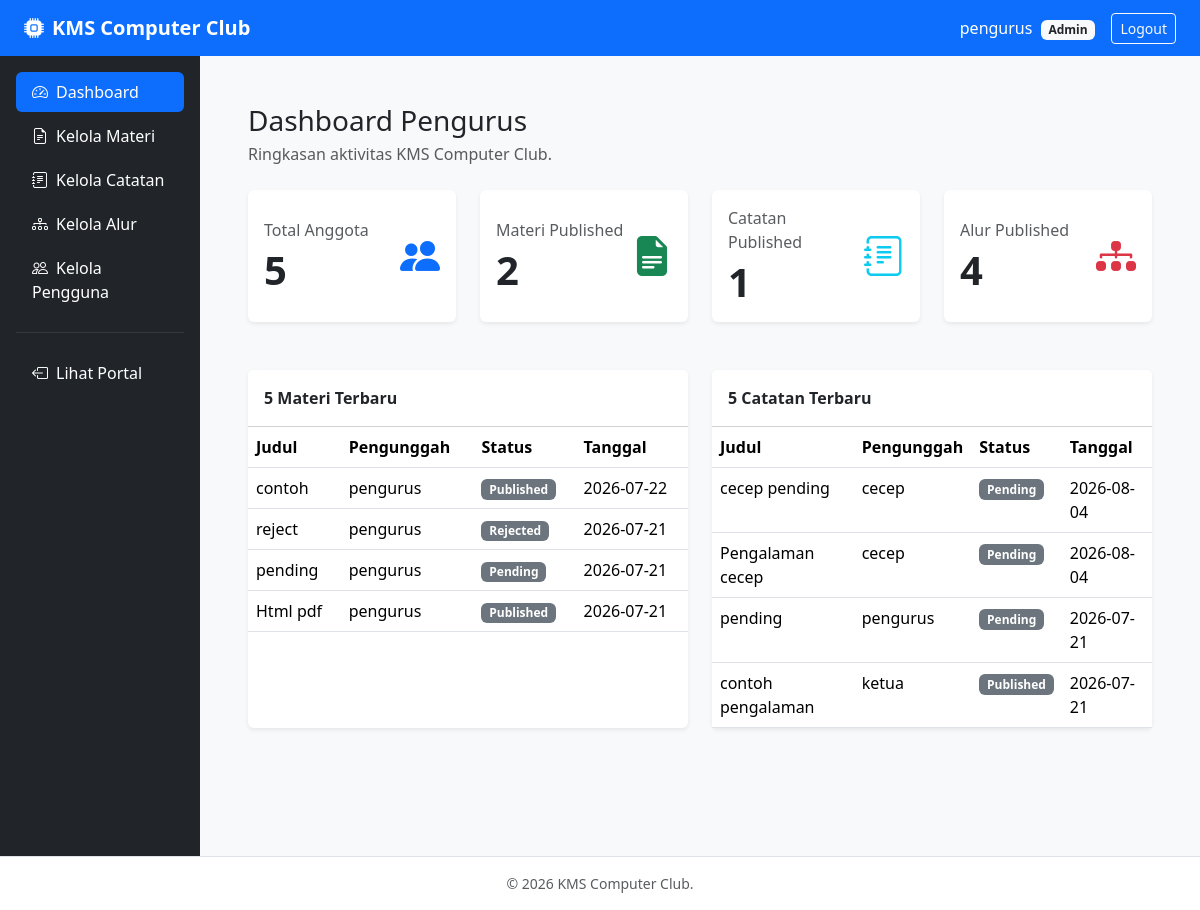
The page /admin/dashboard.php (signed in) on the database its author committed.
### tables this page shows
CREATE TABLE `arsip_materi` (
  `id_arsip` int(11) NOT NULL,
  `id_user` int(11) NOT NULL,
  `id_approver` int(11) DEFAULT NULL,
  `judul_dokumen` varchar(255) NOT NULL,
  `deskripsi` text DEFAULT NULL,
  `kategori` varchar(100) DEFAULT NULL,
  `file_path` varchar(255) DEFAULT NULL,
  `file_media` varchar(255) DEFAULT NULL,
  `link_tautan` varchar(255) DEFAULT NULL,
  `tags` varchar(255) DEFAULT NULL,
  `status` enum('Pending','Published','Rejected') DEFAULT 'Pending',
  `alasan_reject` text DEFAULT NULL,
  `tgl_unggah` date NOT NULL
);

CREATE TABLE `pengguna` (
  `id_user` int(11) NOT NULL,
  `nama_lengkap` varchar(150) NOT NULL,
  `kelas` varchar(50) NOT NULL,
  `username` varchar(100) NOT NULL,
  `password` varchar(255) NOT NULL,
  `kartu_pelajar` varchar(255) DEFAULT NULL,
  `status_akun` enum('Pending','Aktif','Ditolak') DEFAULT 'Pending',
  `alasan_masuk` text DEFAULT NULL,
  `role` enum('Super Admin','Admin','Anggota') NOT NULL DEFAULT 'Anggota'
);

CREATE TABLE `catatan_pengalaman` (
  `id_catatan` int(11) NOT NULL,
  `id_user` int(11) NOT NULL,
  `id_approver` int(11) DEFAULT NULL,
  `judul_kegiatan` varchar(255) NOT NULL,
  `jenis_kegiatan` enum('Lomba','Workshop','Pelatihan','Seminar') NOT NULL,
  `kategori` varchar(100) DEFAULT NULL,
  `pengalaman` text DEFAULT NULL,
  `kendala` text DEFAULT NULL,
  `solusi` text DEFAULT NULL,
  `gambar_dokumentasi` varchar(255) DEFAULT NULL,
  `link_tautan` varchar(255) DEFAULT NULL,
  `tags` varchar(255) DEFAULT NULL,
  `status` enum('Pending','Published','Rejected') DEFAULT 'Pending',
  `alasan_reject` text DEFAULT NULL,
  `tgl_unggah` date NOT NULL
);

### admin/dashboard.php (the view, shortened to what this page needs)
<?php
require_once '../config/koneksi.php';
$count = static fn(string $sql): int => (int)$conn->query($sql)->fetch()['total'];
$summary = [
    'anggota' => $count('SELECT COUNT(*) AS total FROM PENGGUNA'),
    'materi' => $count("SELECT COUNT(*) AS total FROM ARSIP_MATERI WHERE status='Published'"),
    'catatan' => $count("SELECT COUNT(*) AS total FROM CATATAN_PENGALAMAN WHERE status='Published'"),
    'alur' => $count("SELECT COUNT(*) AS total FROM ALUR_PEMBELAJARAN WHERE status='Published'")
];
$materi = $conn->query(
    'SELECT am.judul_dokumen, am.status, am.tgl_unggah, p.nama_lengkap
     FROM ARSIP_MATERI am
     JOIN PENGGUNA p ON p.id_user = am.id_user
     ORDER BY am.id_arsip DESC
     LIMIT 5'
)->fetchAll();
$catatan = $conn->query(
    'SELECT cp.judul_kegiatan, cp.status, cp.tgl_unggah, p.nama_lengkap
     FROM CATATAN_PENGALAMAN cp
     JOIN PENGGUNA p ON p.id_user = cp.id_user
     ORDER BY cp.id_catatan DESC
     LIMIT 5'
)->fetchAll();
include '../includes/header.php';
include '../includes/sidebar.php';
?>
<div class="mb-4">
    <h1 class="h3 mb-1">Dashboard Pengurus</h1>
    <p class="text-muted mb-0">Ringkasan aktivitas KMS Computer Club.</p>
</div>
<div class="row g-4 mb-5">
    <?php foreach ([
        ['anggota', 'Total Anggota', 'people-fill', 'primary'],
        ['materi', 'Materi Published', 'file-earmark-text-fill', 'success'],
        ['catatan', 'Catatan Published', 'journal-text', 'info'],
        ['alur', 'Alur Published', 'diagram-3-fill', 'danger']
    ] as [$key, $label, $icon, $color]): ?>
        <div class="col-sm-6 col-xl-3">
            <div class="card border-0 shadow-sm h-100">
                <div class="card-body d-flex justify-content-between align-items-center">
                    <div>
                        <p class="text-muted mb-1"><?= $label ?></p>
                        <p class="display-6 fw-bold mb-0"><?= $summary[$key] ?></p>
                    </div>
                    <i class="bi bi-<?= $icon ?> fs-1 text-<?= $color ?>"></i>
                </div>
            </div>
        </div>
    <?php endforeach; ?>
</div>
<div class="row g-4">
    <div class="col-xl-6">
        <div class="card border-0 shadow-sm h-100">
            <div class="card-header bg-white py-3 fw-semibold">5 Materi Terbaru</div>
            <div class="table-responsive">
                <table class="table table-hover mb-0">
                    <thead>
                        <tr>
                            <th>Judul</th>
                            <th>Pengunggah</th>
                            <th>Status</th>
                            <th>Tanggal</th>
                        </tr>
                    </thead>
                    <tbody>
                        <?php foreach ($materi as $row): ?>
                            <tr>
                                <td><?= htmlspecialchars($row['judul_dokumen']) ?></td>
                                <td><?= htmlspecialchars($row['nama_lengkap']) ?></td>
                                <td><span class="badge text-bg-secondary"><?= htmlspecialchars($row['status']) ?></span></td>
                                <td><?= htmlspecialchars($row['tgl_unggah']) ?></td>
                            </tr>
                        <?php endforeach; ?>
                    </tbody>
                </table>
            </div>
        </div>
    </div>
    <div class="col-xl-6">
        <div class="card border-0 shadow-sm h-100">
            <div class="card-header bg-white py-3 fw-semibold">5 Catatan Terbaru</div>
            <div class="table-responsive">
                <table class="table table-hover mb-0">
                    <thead>
                        <tr>
                            <th>Judul</th>
                            <th>Pengunggah</th>
                            <th>Status</th>
                            <th>Tanggal</th>
                        </tr>
                    </thead>
                    <tbody>
                        <?php foreach ($catatan as $row): ?>
                            <tr>
                                <td><?= htmlspecialchars($row['judul_kegiatan']) ?></td>
                                <td><?= htmlspecialchars($row['nama_lengkap']) ?></td>
                                <td><span class="badge text-bg-secondary"><?= htmlspecialchars($row['status']) ?></span></td>
                                <td><?= htmlspecialchars($row['tgl_unggah']) ?></td>
                            </tr>
                        <?php endforeach; ?>
                    </tbody>
                </table>
            </div>
        </div>
    </div>
</div>
<?php include '../includes/footer.php'; ?>

### includes/header.php (shortened to what this page needs)
<!doctype html>
<html lang="id">
<head>
  <link href="https://cdn.jsdelivr.net/npm/bootstrap@5.3.3/dist/css/bootstrap.min.css" rel="stylesheet">
  <link href="https://cdn.jsdelivr.net/npm/bootstrap-icons@1.11.3/font/bootstrap-icons.css" rel="stylesheet">
</head>
<body class="bg-light">
<nav class="navbar navbar-dark bg-primary">
  <div class="container-fluid px-4">
    <a class="navbar-brand fw-bold" href="dashboard.php"><i class="bi bi-cpu-fill me-2"></i>KMS Computer Club</a>
    <div class="d-flex align-items-center gap-3">
      <span class="text-white d-none d-sm-inline"><?= htmlspecialchars($_SESSION['nama_lengkap'] ?? 'Admin') ?> <span class="badge text-bg-light text-dark ms-1"><?= htmlspecialchars($_SESSION['role'] ?? '') ?></span></span>
      <a class="btn btn-sm btn-outline-light" href="../logout.php">Logout</a>
    </div>
  </div>
</nav>
<div class="container-fluid"><div class="row">

### includes/sidebar.php (shortened to what this page needs)
<?php $currentPage = basename($_SERVER['PHP_SELF']); ?>
<aside class="col-md-3 col-lg-2 bg-dark p-3 min-vh-100">
  <nav class="nav nav-pills flex-column gap-1">
    <a class="nav-link <?= $currentPage === 'dashboard.php' ? 'active' : 'text-white' ?>" href="dashboard.php"><i class="bi bi-speedometer2 me-2"></i>Dashboard</a>
    <a class="nav-link <?= $currentPage === 'kelola_materi.php' ? 'active' : 'text-white' ?>" href="kelola_materi.php"><i class="bi bi-file-earmark-text me-2"></i>Kelola Materi</a>
    <a class="nav-link <?= $currentPage === 'kelola_catatan.php' ? 'active' : 'text-white' ?>" href="kelola_catatan.php"><i class="bi bi-journal-text me-2"></i>Kelola Catatan</a>
    <a class="nav-link <?= in_array($currentPage, ['kelola_alur.php', 'detail_alur.php'], true) ? 'active' : 'text-white' ?>" href="kelola_alur.php"><i class="bi bi-diagram-3 me-2"></i>Kelola Alur</a>
    <a class="nav-link <?= $currentPage === 'user_management.php' ? 'active' : 'text-white' ?>" href="user_management.php"><i class="bi bi-people me-2"></i>Kelola Pengguna</a>
    <hr class="border-secondary"><a class="nav-link text-white" href="../portal/index.php"><i class="bi bi-box-arrow-left me-2"></i>Lihat Portal</a>
  </nav>
</aside>
<main class="col-md-9 col-lg-10 p-4 p-lg-5">

### includes/footer.php (shortened to what this page needs)
</main></div></div>
<footer class="border-top bg-white py-3 text-center text-muted small">&copy; <?= date('Y') ?> KMS Computer Club.</footer>
</body></html>

### rows shown on the page
arsip_materi: judul_dokumen "contoh", id_user.nama_lengkap "pengurus", status "Published", tgl_unggah "2026-07-22"
arsip_materi: judul_dokumen "reject", id_user.nama_lengkap "pengurus", status "Rejected", tgl_unggah "2026-07-21"
arsip_materi: judul_dokumen "pending", id_user.nama_lengkap "pengurus", status "Pending", tgl_unggah "2026-07-21"
arsip_materi: judul_dokumen "Html pdf", id_user.nama_lengkap "pengurus", status "Published", tgl_unggah "2026-07-21"
catatan_pengalaman: judul_kegiatan "cecep pending", id_user.nama_lengkap "cecep", status "Pending", tgl_unggah "2026-08-04"
catatan_pengalaman: judul_kegiatan "Pengalaman cecep", id_user.nama_lengkap "cecep", status "Pending", tgl_unggah "2026-08-04"
catatan_pengalaman: judul_kegiatan "pending", id_user.nama_lengkap "pengurus", status "Pending", tgl_unggah "2026-07-21"
catatan_pengalaman: judul_kegiatan "contoh pengalaman", id_user.nama_lengkap "ketua", status "Published", tgl_unggah "2026-07-21"

### other values the page prints
$_SESSION['nama_lengkap'] "pengurus"
$_SESSION['role'] "Admin"
$label "Total Anggota"
$summary[$key] "5"
$label "Materi Published"
$summary[$key] "2"
$label "Catatan Published"
$summary[$key] "1"
$label "Alur Published"
$summary[$key] "4"
